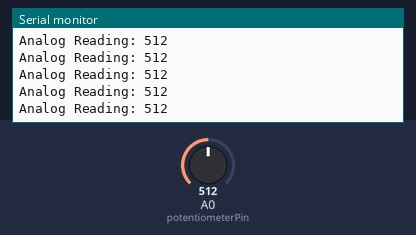
Bench run of a sketch on a simulated Arduino Uno, built with avr-gcc and run on an emulated ATmega328P. Parts: the last lines printed to the serial monitor. The inputs (shaded band) are chosen by the test bench; at power-on: A0 (potentiometerPin) = 512.

Above: at 1.2 s.
1.3 s: A0 (potentiometerPin) set to 716
At 1.31 s:
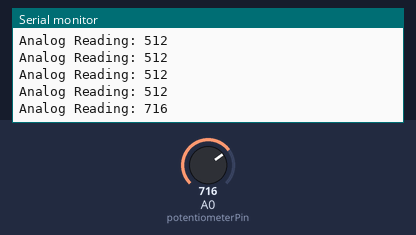
2.8 s: A0 (potentiometerPin) set to 900
At 2.82 s:
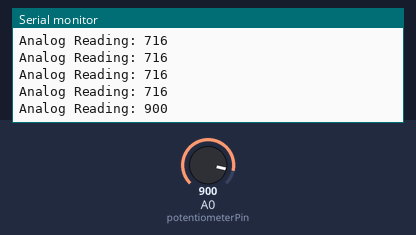
Timing chart, 0 to 5.8 s (numbered marks = the images above; inputs shaded):
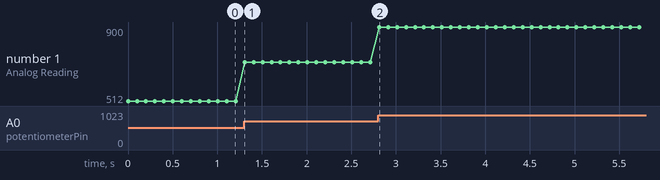

Measured:
- after the input at 1.3 s, the serial monitor: prints a new line at once (image 1)
- after the input at 2.8 s, the serial monitor: prints a new line at once (image 2)
- plotted number 1: 512 → 716 after the input at 1.3 s, 716 → 900 after the input at 2.8 s

The sketch:

session5example1.ino
```cpp
#define potentiometerPin A0
void setup()
{
  Serial.begin(9600);
}
void loop()
{
   int analogValue=analogRead(potentiometerPin);
   Serial.print("Analog Reading: ");
   Serial.println(analogValue);
   delay(100);
}
```
